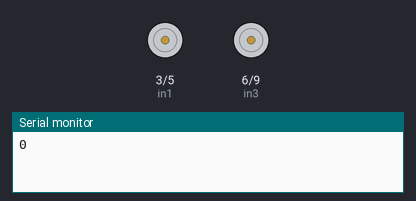
Recording of a sketch running on a simulated Arduino Uno, built with avr-gcc and run on an emulated ATmega328P. On the bench: motor-driver pin pairs drawn as motors (green arrow = first pin HIGH = forward, orange = second pin HIGH = backward, longer = more drive), the last lines printed to the serial monitor.

Above: at 0.02 s.
At 4.23 s:
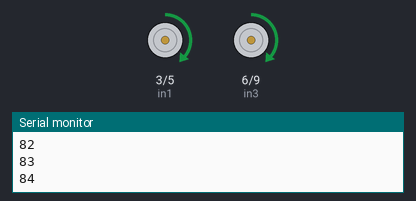
At 7.5 s:
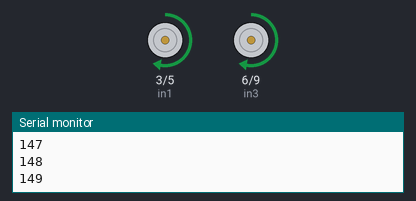
At 15.03 s:
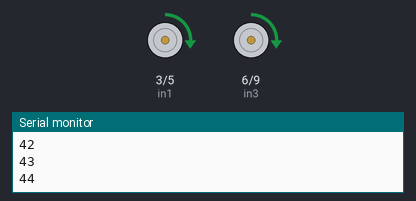
Timing chart, 0 to 16.6 s (numbered marks = the images above):
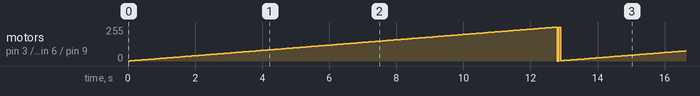

The sketch:

Motor01.ino
```cpp
#define in1 3
#define in2 5
#define in3 6
#define in4 9

int pwm;

void setup(){
     Serial.begin(9600);
     pinMode(in1, OUTPUT);
     pinMode(in2, OUTPUT);
     pinMode(in3, OUTPUT);
     pinMode(in4, OUTPUT);
}

void loop(){
  for( pwm = 0; pwm <255; pwm++){
    analogWrite(in1,pwm);
    analogWrite(in2,0);
    analogWrite(in3,pwm);
    analogWrite(in4,0);
    Serial.println(pwm);
    delay(50);
  }
  /*
  digitalWrite(in1, HIGH);
  digitalWrite(in2, LOW);
  digitalWrite(in3, HIGH);
  digitalWrite(in4, LOW);*/
}
```

Measured:
- by itself, motor on pin 3 (in1) / pin 5 (in2), motor on pin 6 (in3) / pin 9 (in4): moves between stopped and forward 254/255, repeating every 12.8 s
